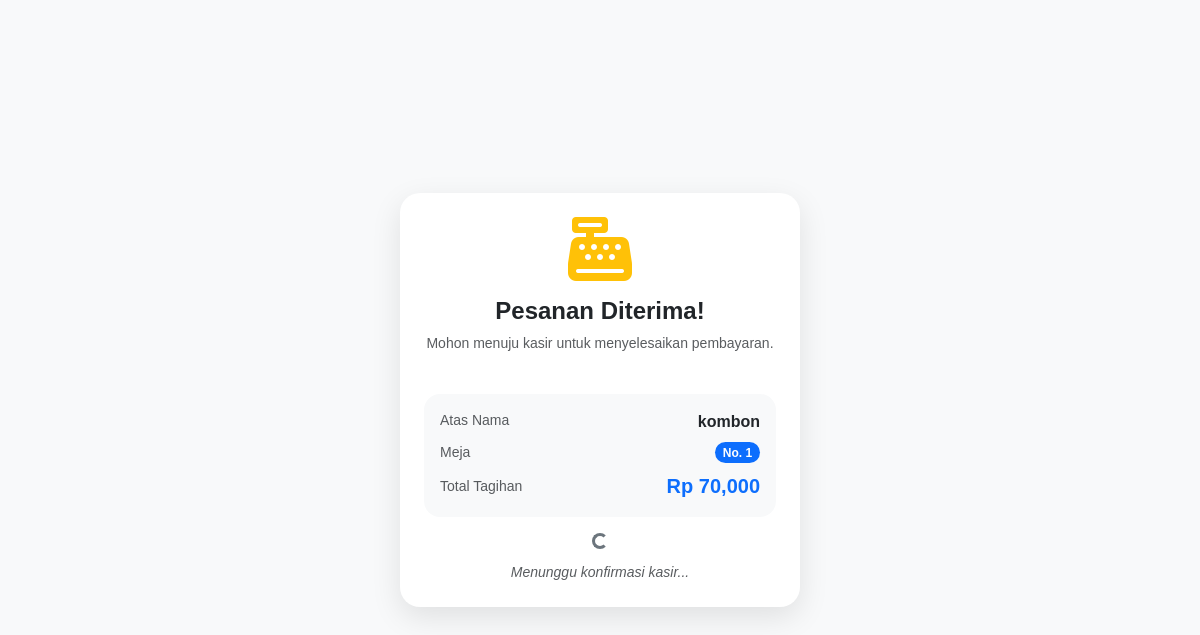
The app's page /penjualan/konfirmasi_tunai.php?uuid=TRX-69352c5ebb14a with its own data.
### tables this page shows
CREATE TABLE `transaksi` (
  `id` int(11) NOT NULL,
  `uuid` varchar(36) NOT NULL,
  `user_id` int(11) DEFAULT NULL,
  `meja_id` int(11) NOT NULL,
  `nama_pelanggan` varchar(100) NOT NULL,
  `total_harga` decimal(10,2) NOT NULL,
  `kode_voucher` varchar(50) DEFAULT NULL,
  `diskon` decimal(15,2) DEFAULT 0.00,
  `poin_didapat` int(11) DEFAULT 0,
  `status_pembayaran` enum('pending','settlement','expire','cancel') DEFAULT 'pending',
  `metode_pembayaran` varchar(50) DEFAULT NULL,
  `snap_token` varchar(255) DEFAULT NULL,
  `midtrans_id` varchar(100) DEFAULT NULL,
  `status_pesanan` enum('menunggu_bayar','menunggu_konfirmasi','diproses','siap_saji','selesai') DEFAULT 'menunggu_bayar',
  `created_at` timestamp NULL DEFAULT current_timestamp(),
  `uang_bayar` decimal(15,2) DEFAULT 0.00,
  `kembalian` decimal(15,2) DEFAULT 0.00
);

CREATE TABLE `meja` (
  `id` int(11) NOT NULL,
  `cabang_id` int(11) NOT NULL,
  `nomor_meja` varchar(10) NOT NULL,
  `qr_token` varchar(64) NOT NULL,
  `status` enum('kosong','terisi') DEFAULT 'kosong'
);

### penjualan/konfirmasi_tunai.php (the view, shortened to what this page needs)
<?php
require_once '../auth/koneksi.php';
$uuid = $_GET['uuid'] ?? '';
$q = $koneksi->query("SELECT t.*, m.nomor_meja, c.nama_cabang
                      FROM transaksi t
                      JOIN meja m ON t.meja_id = m.id
                      JOIN cabang c ON m.cabang_id = c.id
                      WHERE t.uuid = '$uuid'");
$trx = $q->fetch_assoc();
?>
<!DOCTYPE html>
<html lang="id">
<head>
    <link href="https://cdn.jsdelivr.net/npm/bootstrap@5.3.2/dist/css/bootstrap.min.css" rel="stylesheet">
    <link rel="stylesheet" href="https://cdnjs.cloudflare.com/ajax/libs/font-awesome/6.4.2/css/all.min.css">
</head>
<body>
<div class="container p-3">
    <div class="card card-confirm p-4 mx-auto bg-white">
        <div class="text-center mb-4">
            <div class="text-warning mb-3 animate-pulse">
                <i class="fas fa-cash-register fa-4x"></i>
            </div>
            <h4 class="fw-bold text-dark">Pesanan Diterima!</h4>
            <p class="text-muted small">Mohon menuju kasir untuk menyelesaikan pembayaran.</p>
        </div>
        <div class="bg-light p-3 rounded-4 mb-3">
            <div class="d-flex justify-content-between mb-2">
                <span class="text-muted small">Atas Nama</span>
                <span class="fw-bold text-dark"><?= htmlspecialchars($trx['nama_pelanggan']) ?></span>
            </div>
            <div class="d-flex justify-content-between mb-2">
                <span class="text-muted small">Meja</span>
                <span class="badge bg-primary rounded-pill">No. <?= $trx['nomor_meja'] ?></span>
            </div>
            <div class="d-flex justify-content-between align-items-center">
                <span class="text-muted small">Total Tagihan</span>
                <span class="fw-bold text-primary fs-5">Rp <?= number_format($trx['total_harga']) ?></span>
            </div>
        </div>
        <div class="text-center">
            <div class="spinner-border spinner-border-sm text-secondary mb-2" role="status"></div>
            <small class="d-block text-muted fst-italic">Menunggu konfirmasi kasir...</small>
        </div>
    </div>
</div>
</body>
</html>

### penjualan/konfirmasi_tunai.php (style rules this page uses)
body { background: #f8f9fa; display: flex; align-items: center; justify-content: center; min-height: 100vh; font-family: 'Poppins', sans-serif; }
.card-confirm { max-width: 400px; width: 100%; border-radius: 20px; border: none; box-shadow: 0 10px 30px rgba(0,0,0,0.1); }
.animate-pulse { animation: pulse 2s infinite; }

### records on screen
transaksi: nama_pelanggan "kombon", meja.nomor_meja "1", total_harga "70,000"
